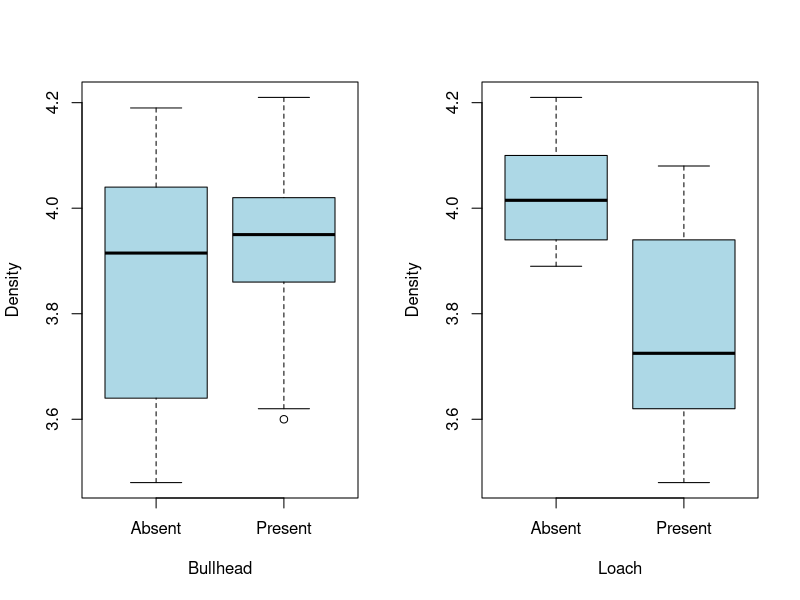
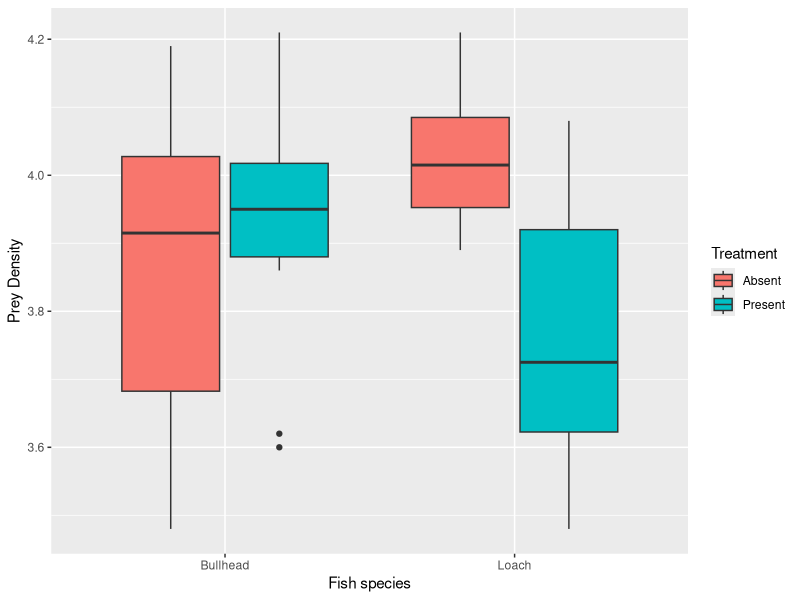
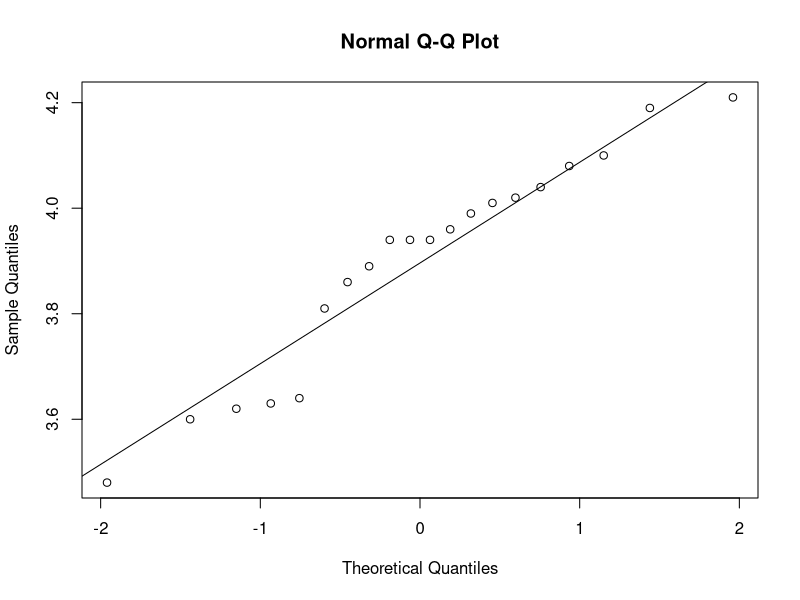
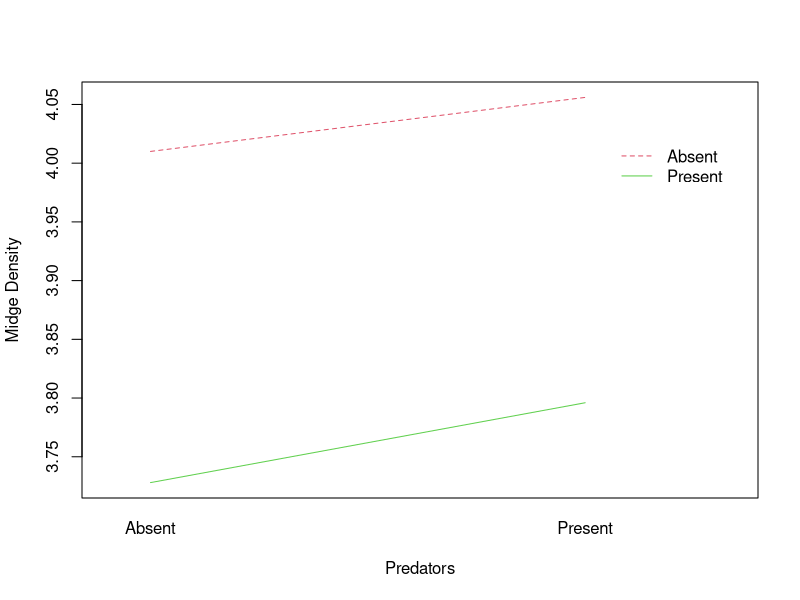
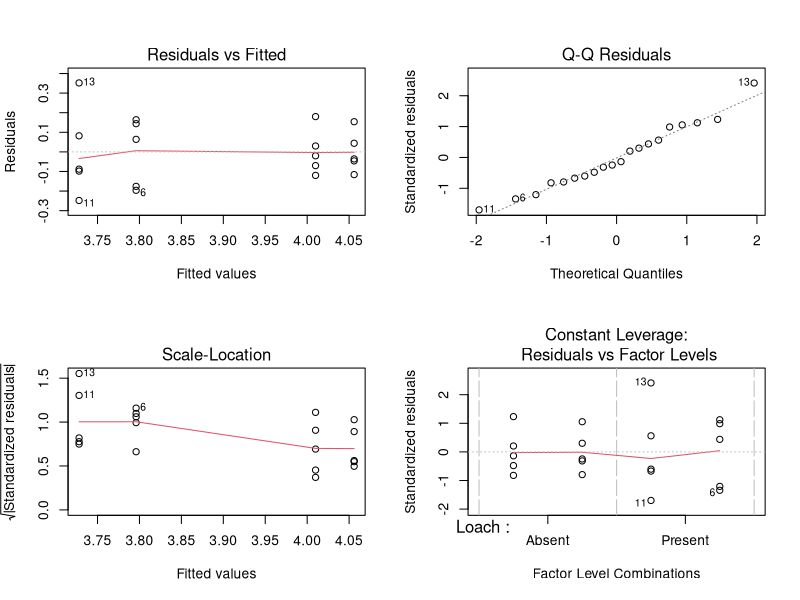
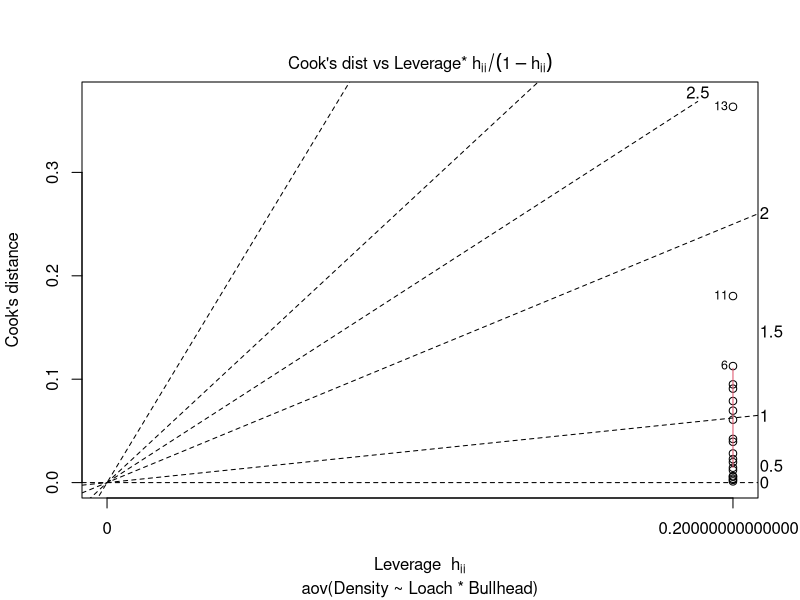
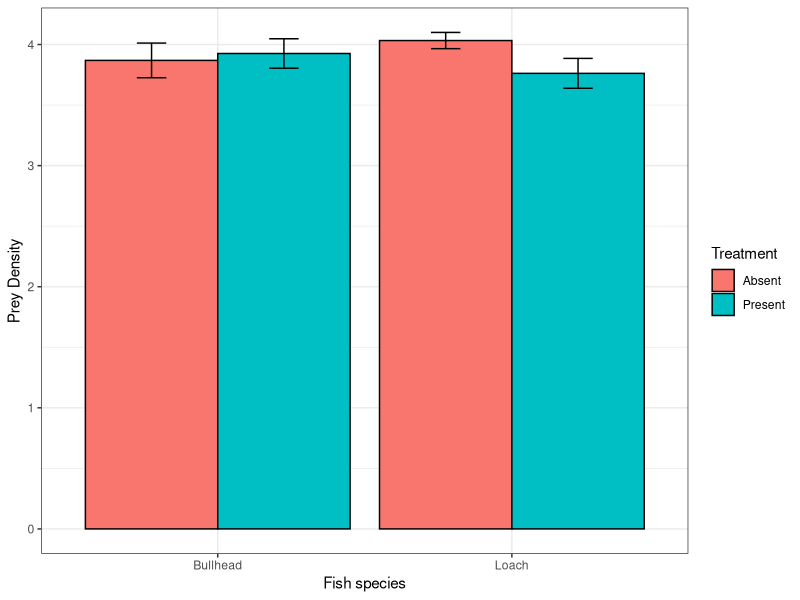
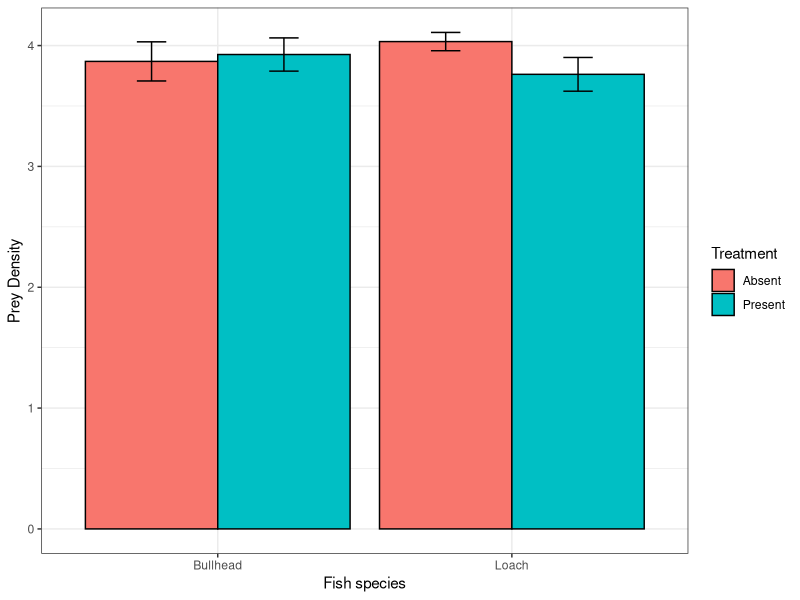

Write the R code that produced these figures, in order.
## ---- chunk 1
library(tidyverse)
library(car)
library(broom) # new library you might need to install it. Needed for some clever stuff below
library(knitr) # new library you might need to install it. Needed for some clever stuff below
library(kableExtra) # new library you might need to install it. Needed for some clever stuff below
library(magrittr) # new library you might need to install it. Needed for some clever stuff below
library(ggpubr) # new library you might need to install it. Clever organisation of ggplots. We will use it below. 
library(jpeg) # new library you might need to install it. Allows loadong of jpeg images into R
library(ggtext) # new library you might need to install it. Allows extensive text rendering of ggplots. We will use it below. 
## ---- chunk 2
# setwd("/Users/jonathansadler/Dropbox/My Mac (Jonathans-MacBook-Pro.local)/Desktop")
pred <- read.csv("fish_pred.csv")
## ---- chunk 3
glimpse(pred)
## ---- chunk 4
pred$Bullhead <- as.factor(pred$Bullhead)
pred$Loach <- as.factor(pred$Loach)
glimpse(pred) # check it worked
## ---- chunk 5
table(pred$Bullhead, pred$Loach)
## ---- chunk 6
op <- par(mfrow = c(1, 2)) # 1 row , 2 columns for the images
boxplot(Density ~ Bullhead, col = "lightblue", data = pred, xlab = "Bullhead")
boxplot(Density ~ Loach, col = "lightblue", data = pred, xlab = "Loach")
par(op)
## ---- chunk 7
pred_long <- pred %>% gather(species,treatment, 1:2)
glimpse(pred_long) # looks fine we'll flip new variables to factors as we're going to create error bars plots 
pred_long <- pred_long %>% mutate(species = factor(species),treatment = factor(treatment)) # use glimpse(pred_long) to check it worked
## ---- chunk 8
ggplot(pred_long, aes(y=Density, x=species, fill=treatment)) + geom_boxplot() +
  labs(x = "Fish species", y = "Prey Density", fill = "Treatment")
## ---- chunk 9
qqnorm(pred$Density); qqline(pred$Density)
shapiro.test(pred$Density)
## ---- chunk 10
leveneTest(pred$Density ~ pred$Bullhead * pred$Loach) # No issues visible
## ---- chunk 11
interaction.plot(pred$Bullhead, pred$Loach, pred$Density, col=c(2,3), xlab = "Predators", ylab = "Midge Density", trace.label = "")
## ---- chunk 12
pred_aov <- aov(Density ~ Loach * Bullhead, data = pred)
## ---- chunk 13
summary(pred_aov)
## ---- chunk 14
tidy(pred_aov)
## ---- chunk 15
Fish_table <- tidy(pred_aov)
## ---- chunk 16
op <- par(mfrow = c(2, 2)) # set graphics device to plot four graphs in a 2 x 2 matrix
plot(pred_aov)
par(op)
## ---- chunk 17
plot(pred_aov, which=6) # plots leverage and cook's plot
## ---- chunk 18
pred_sum <- pred_long %>%
  group_by(species,treatment) %>%
  summarise( 
    n=n(),
    mean=mean(Density),
    sd=sd(Density)) %>%
  mutate( se=sd/sqrt(n))  %>% # computes the standard error
  mutate( ic=se * qt((1-0.05)/2 + .5, n-1)) # computes 95% CI
## ---- chunk 19
ggplot(pred_sum, aes(x=species, y=mean, fill=treatment)) +
  geom_bar(position=position_dodge(), stat="identity", colour='black') +
  geom_errorbar(aes(ymin=mean-2*se, ymax=mean+2*se), width=.2,position=position_dodge(.9)) + 
  labs(x = "Fish species", y = "Prey Density", fill = "Treatment") + theme_bw()
## ---- chunk 20
ggplot(pred_sum, aes(x=species, y=mean, fill=treatment)) +
  geom_bar(position=position_dodge(), stat="identity", colour='black') +
  geom_errorbar(aes(ymin=mean-ic, ymax=mean+ic),width=.2,position=position_dodge(.9)) + 
  labs(x = "Fish species", y = "Prey Density", fill = "Treatment") + theme_bw()
## ---- chunk 21
ggplot(pred_sum, aes(x=species, y=mean, fill=treatment)) +
  geom_bar(position=position_dodge(), stat="identity", colour='black') +
  geom_errorbar(aes(ymin=mean-ic, ymax=mean+ic),width=.2,position=position_dodge(.9)) + 
  labs(x = "Fish species", y = "Prey Density", fill = "Treatment") 
## ---- chunk 22
ggplot(pred_sum, aes(x=species, y=mean, fill=treatment)) +
  geom_bar(position=position_dodge(), stat="identity", colour='black') +
  geom_errorbar(aes(ymin=mean-ic, ymax=mean+ic),width=.2,position=position_dodge(.9)) + 
  theme_bw() + # remove default grey background
  scale_fill_manual(values = c("grey90","grey50")) + # override colours for treatment making them grey and white bars
  theme(axis.title = element_text(size = 12), # sets axis title font size
        panel.grid.major = element_blank(), # remove default major panel lines
        panel.grid.minor = element_blank(), # remove default minor panel lines
        axis.text.x  = element_text(size=10, colour="black"), # set axis font size and colour [default colour is grey]
        axis.text.y  = element_text(size=10, colour="black"), # as above but for y axis
        plot.caption=element_text(hjust = 0)) + #set caption alignment to the left [defaults to the right]
  labs(x = "Species", y = expression(Prey~Density~(m^2)), fill = "Treatment", 
       caption = "Figure 1. Species impacts on prey density in experiment enclosures. n = 10 per treatment group (total = 40)\n** = p<0.001, NS = not significant") +
  # to add significant level use the annotate function. Check the aov call for sig levels
  annotate("text", x=2, y=4.2, label= "**") +
  annotate("text", x=1, y=4.2, label= "NS")
# y axis is scaled in y axis units
# x axis has two units relating to the two species
## ---- chunk 23
# create labels for fish
  lab_bull <- "Bullhead (*Cottus gobio*)" # uses ggtext functions allowing markdown language
  lab_loach <- "Loach (*Barbatula babartula*)" # uses ggtext functions allowing markdown language
ggplot(pred_sum, aes(x=species, y=mean, fill=treatment)) +
  geom_bar(position=position_dodge(), stat="identity", colour='black') +
  geom_errorbar(aes(ymin=mean-ic, ymax=mean+ic),width=.2,position=position_dodge(.9)) + 
  theme_bw() + # remove default grey background
  scale_fill_manual(values = c("grey90","grey50")) + # override colours for treatment making them grey and white bars
  theme(axis.title = element_text(size = 12), # sets axis title font size
        panel.grid.major = element_blank(), # remove default major panel lines
        panel.grid.minor = element_blank(), # remove default minor panel lines
        #axis.text.x  = element_blank(),
        axis.text.y  = element_text(size=10, colour="black"), # as above but for y axis
        plot.caption=element_text(hjust = 0))+
  scale_x_discrete(
    name = NULL,
    labels = labels) + #set caption alignment to the left [defaults to the right]
  labs(title = "Figure 1. Species impacts on prey density in experiment enclosures", x = "Species", y = expression(Prey~Density~(m^2)), fill = "Treatment", 
       caption = "n = 10 per treatment group (total = 40), ** = p<0.001, NS = not significant") +
# to add significant level use the annotate function. Check the aov call for sig levels
  annotate("text", x=2, y=4.2, label= "**") +
# y axis is scaled in y axis units
# x axis has two units relating to the two species
  annotate("text", x=1, y=4.2, label= "NS") +
  geom_richtext(fill = NA, label.color = NA, x = 1, y = -.5, label = lab_bull) + # uses ggtext function geom_richtext
  geom_richtext(fill = NA, label.color = NA, x = 2, y = -.5, label = lab_loach) # uses ggtext function geom_richtext
## ---- chunk 24
ggsave("Fish_pred_plot.pdf", height = 15, width=15, units="cm", dpi = 500)
## ---- chunk 25
Fish_table %>%
  kbl(caption = "Table 1: ANOVA output") %>%
  kable_classic(full_width = T, html_font = "Helvetica")
